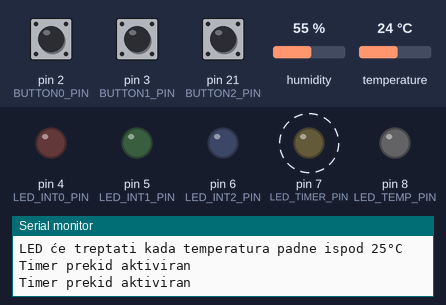
Recording of a sketch running on a simulated Arduino Mega 2560, built with avr-gcc and run on an emulated ATmega2560. On the bench: output pins drawn as LEDs (lit = HIGH), the last lines printed to the serial monitor. Dashed ring = blinking. Inputs (shaded band) come from the test bench; at power-on: pin 2 (BUTTON0_PIN) HIGH, pin 3 (BUTTON1_PIN) HIGH, pin 21 (BUTTON2_PIN) HIGH, temperature 24 °C, humidity 55 %.

Above: at 1.2 s.
1.3 s: pin 2 (BUTTON0_PIN) pulled LOW for 3 s
At 2.05 s:
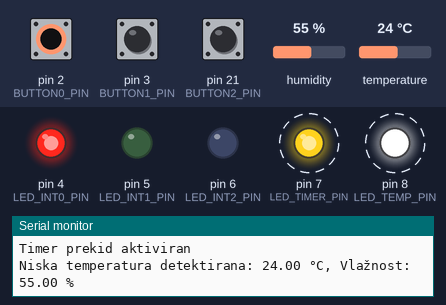
6.6 s: pin 3 (BUTTON1_PIN) pulled LOW for 3 s
At 8.05 s:
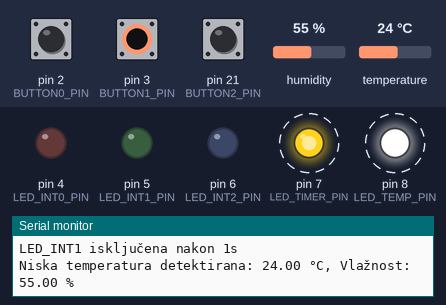
11.9 s: pin 21 (BUTTON2_PIN) pulled LOW for 3 s
At 12.05 s:
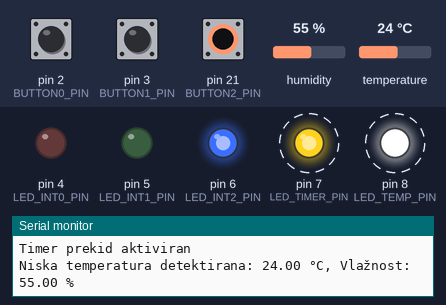
17.2 s: pin 3 (BUTTON1_PIN) pulled LOW for 3 s
At 18.05 s:
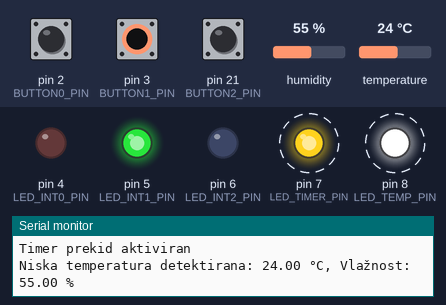
22.5 s: pin 21 (BUTTON2_PIN) pulled LOW for 3 s
At 23.7 s:
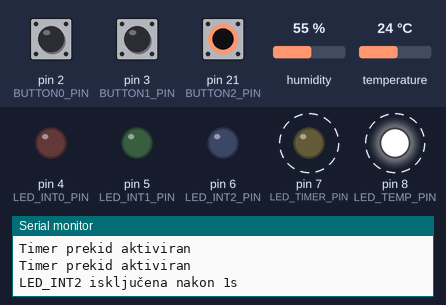
27.8 s: temperature set to 25.7 °C
At 30.8 s:
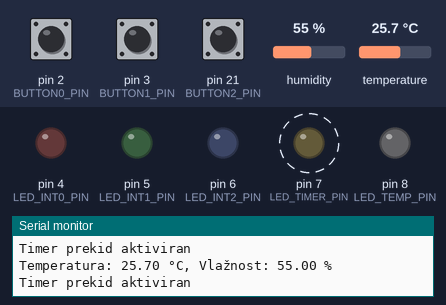
Timing chart, 0 to 34.5 s (numbered marks = the images above; inputs shaded):
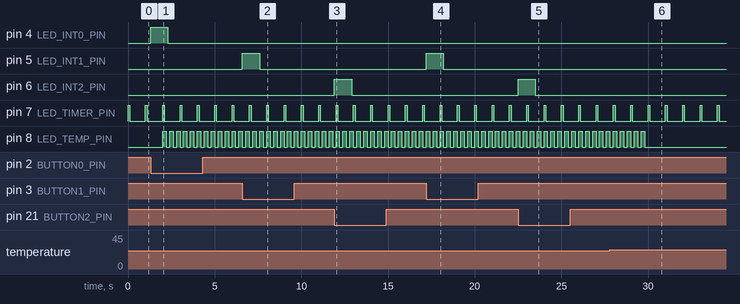

Measured:
- the behaviour switches between 24.9 and 25 °C on temperature (found by bisection; images 5 and 6)
- after the input at 1.3 s, pin 4 (LED_INT0_PIN): LOW → HIGH at once, → LOW 1.0 s later
- after the input at 6.6 s, pin 5 (LED_INT1_PIN): LOW → HIGH at once, → LOW 1.0 s later
- after the input at 11.9 s, pin 6 (LED_INT2_PIN): LOW → HIGH at once, → LOW 1.0 s later
- after the input at 17.2 s, pin 5 (LED_INT1_PIN): LOW → HIGH at once, → LOW 1.0 s later
- after the input at 22.5 s, pin 6 (LED_INT2_PIN): LOW → HIGH at once, → LOW 1.0 s later
- after the input at 27.8 s, pin 8 (LED_TEMP_PIN): goes on until 29.8 s, then stays LOW
- by itself, pin 7 (LED_TIMER_PIN): alternates HIGH for 0.10 s and LOW for 0.90 s

The sketch:

sketch.ino
```cpp
/*
 * SUSTAV S PREKIDIMA ZA ARDUINO
 * ------------------------------
 * Implementacija sustava koji koristi prekide za obradu ulaznih signala s tipkala
 * i DHT22 senzora temperature te generira vizualne indikacije pomoću LED dioda.
 *
 * Glavne funkcionalnosti:
 * - Rukovanje prekidima za 3 tipkala s različitim prioritetima (INT0, INT1, INT2)
 * - Generiranje tajmerskog prekida svakih 1 sekundu (TIMER1)
 * - Mjerenje temperature pomoću DHT22 digitalnog senzora
 * - Vizualna indikacija događaja kroz različite LED diode
 * - Poštivanje prioriteta prekida: TIMER1 > INT0 > INT1 > INT2 > senzor temperature
 */

// Uključivanje DHT biblioteke
#include <DHT.h>

// ======================= DEFINICIJE PINOVA =======================
// Pinovi za tipkala - svaki povezan s odgovarajućim interrupt pinom
const int BUTTON0_PIN = 2;  // INT0 - visoki prioritet
const int BUTTON1_PIN = 3;  // INT1 - srednji prioritet
const int BUTTON2_PIN = 21; // INT2 - niski prioritet (dostupan na Arduino Mega)

// Pinovi za LED diode - svaka LED signalizira odgovarajući događaj
const int LED_INT0_PIN = 4;  // LED za BUTTON0 prekid
const int LED_INT1_PIN = 5;  // LED za BUTTON1 prekid
const int LED_INT2_PIN = 6;  // LED za BUTTON2 prekid
const int LED_TIMER_PIN = 7; // LED za Timer prekid
const int LED_TEMP_PIN = 8;  // LED za temperaturni senzor

// Pin za DHT22 senzor
#define DHTPIN 9      // Digitalni pin na koji je spojen DHT22
#define DHTTYPE DHT22 // Tip DHT senzora (DHT22)

// Inicijalizacija DHT senzora
DHT dht(DHTPIN, DHTTYPE);

// ======================= STATUSNE VARIJABLE =======================
// Volatile oznaka je ključna jer se ove varijable mijenjaju unutar prekidnih rutina (ISR)
// i treba osigurati da kompajler ne optimizira pristup ovim varijablama
volatile bool led_int0_active = false; // Prati je li LED za BUTTON0 trenutno aktivna
volatile bool led_int1_active = false; // Prati je li LED za BUTTON1 trenutno aktivna
volatile bool led_int2_active = false; // Prati je li LED za BUTTON2 trenutno aktivna
volatile bool led_timer_active = false; // Prati je li LED za Timer trenutno aktivna
volatile bool led_temp_active = false; // Prati treba li LED za temperaturu treptati

// ======================= VREMENSKI MARKERI =======================
// Varijable za praćenje vremena aktivacije pojedinih događaja
// Koriste se za implementaciju neblokirajućeg rada - alternative za delay()
volatile unsigned long led_int0_start_time = 0;   // Vrijeme kada je aktivirana LED za BUTTON0
volatile unsigned long led_int1_start_time = 0;   // Vrijeme kada je aktivirana LED za BUTTON1
volatile unsigned long led_int2_start_time = 0;   // Vrijeme kada je aktivirana LED za BUTTON2
volatile unsigned long led_timer_start_time = 0;  // Vrijeme kada je aktivirana LED za Timer
volatile unsigned long last_temp_check_time = 0;  // Zadnje vrijeme provjere temperature
volatile unsigned long last_temp_toggle_time = 0; // Zadnje vrijeme promjene stanja LED temperature

// ======================= DEBOUNCE MEHANIZAM =======================
// Varijable za implementaciju debounce mehanizma za tipkala
// Sprječavaju višestruko aktiviranje prekida zbog mehaničkog odbijanja kontakata
volatile unsigned long last_button0_time = 0; // Zadnje vrijeme pritiska BUTTON0
volatile unsigned long last_button1_time = 0; // Zadnje vrijeme pritiska BUTTON1
volatile unsigned long last_button2_time = 0; // Zadnje vrijeme pritiska BUTTON2
const unsigned long DEBOUNCE_DELAY = 200;     // Minimalno vrijeme između dva pritiska (200ms)

// ======================= KONSTANTE ZA TRAJANJA =======================
// Definicije trajanja za različite događaje i intervale
const unsigned long LED_BLINK_DURATION = 1000;    // Trajanje svijetljenja LED dioda nakon pritiska tipke (1s)
const unsigned long TIMER_LED_DURATION = 100;     // Trajanje svijetljenja Timer LED diode (100ms)
const unsigned long TEMP_CHECK_INTERVAL = 2000;   // Interval provjere temperature (2s za DHT22)
const unsigned long TEMP_BLINK_INTERVAL = 200;    // Interval treptanja LED diode temperature (200ms)
const float TEMP_THRESHOLD = 25.0;                // Prag temperature za aktiviranje upozorenja (25°C)

// ======================= MJERENJE TEMPERATURE =======================
// Varijable za pohranu izmjerenih vrijednosti
volatile float temperature = 0.0; // Trenutno izmjerena temperatura u °C
volatile float humidity = 0.0;    // Trenutno izmjerena vlažnost zraka u %

// ======================= INTERRUPT SERVICE RUTINE (ISR) =======================

/*
 * ISR za BUTTON0 (INT0) - visoki prioritet prekida
 * Aktivira LED_INT0 na 1 sekundu prilikom pritiska tipkala
 * Implementira debounce mehanizam da spriječi višestruka aktiviranja
 */
void button0_ISR() {
  unsigned long current_time = millis();
  // Provjera je li prošlo dovoljno vremena od zadnjeg pritiska (debounce)
  if (current_time - last_button0_time > DEBOUNCE_DELAY) {
    last_button0_time = current_time;  // Ažuriranje vremena zadnjeg pritiska
    led_int0_active = true;            // Označavanje da je LED aktivna
    led_int0_start_time = current_time; // Bilježenje vremena aktivacije
    digitalWrite(LED_INT0_PIN, HIGH);   // Uključivanje LED diode
  }
}

/*
 * ISR za BUTTON1 (INT1) - srednji prioritet prekida
 * Aktivira LED_INT1 na 1 sekundu prilikom pritiska tipkala
 * Implementira debounce mehanizam da spriječi višestruka aktiviranja
 */
void button1_ISR() {
  unsigned long current_time = millis();
  if (current_time - last_button1_time > DEBOUNCE_DELAY) {
    last_button1_time = current_time;
    led_int1_active = true;
    led_int1_start_time = current_time;
    digitalWrite(LED_INT1_PIN, HIGH);
  }
}

/*
 * ISR za BUTTON2 (INT2) - niski prioritet prekida
 * Aktivira LED_INT2 na 1 sekundu prilikom pritiska tipkala
 * Implementira debounce mehanizam da spriječi višestruka aktiviranja
 */
void button2_ISR() {
  unsigned long current_time = millis();
  if (current_time - last_button2_time > DEBOUNCE_DELAY) {
    last_button2_time = current_time;
    led_int2_active = true;
    led_int2_start_time = current_time;
    digitalWrite(LED_INT2_PIN, HIGH);
  }
}

/*
 * ISR za Timer1 prekid - najviši prioritet
 * Aktivira LED_Timer na kratko (100ms) svake sekunde
 * Poziva se automatski kada Timer1 dostigne konfigurirani compare match
 */
void timer1_ISR() {
  unsigned long current_time = millis();
  led_timer_active = true;
  led_timer_start_time = current_time;
  digitalWrite(LED_TIMER_PIN, HIGH);
}

/*
 * Funkcija za inicijalizaciju Timer1
 * Konfigurira Timer1 da generira prekid svake 1 sekunde
 * Koristi CTC (Clear Timer on Compare Match) mode
 */
void setupTimer1() {
  cli(); // Isključi prekide tijekom konfiguracije (Critical Section)

  // Resetiranje registara Timer1
  TCCR1A = 0; // Timer/Counter Control Register A
  TCCR1B = 0; // Timer/Counter Control Register B
  TCNT1 = 0;  // Timer/Counter početna vrijednost

  // Postavi Compare Match Register (OCR1A) za 1Hz frekvenciju prekida
  // Formula: OCR1A = (CPU_freq / (prescaler * desired_freq)) - 1
  // Za 16MHz CPU, prescaler 1024 i 1Hz: OCR1A = (16MHz / (1024 * 1Hz)) - 1 = 15624
  OCR1A = 15624;

  // Uključi CTC mode (WGM12) - broji do vrijednosti OCR1A i resetira se
  TCCR1B |= (1 << WGM12);

  // Postavi prescaler na 1024 (CS12 i CS10 bitovi)
  TCCR1B |= (1 << CS12) | (1 << CS10);

  // Omogući Timer Compare A prekid
  TIMSK1 |= (1 << OCIE1A);

  sei(); // Ponovno uključi prekide
}

/*
 * Funkcija za čitanje temperature s DHT22 senzora
 * Vraća true ako je očitanje uspješno, false ako nije
 */
bool readDHT22() {
  // Čitanje temperature i vlažnosti
  humidity = dht.readHumidity();
  temperature = dht.readTemperature();

  // Provjera jesu li očitanja valjana (nisu NaN)
  if (isnan(temperature) || isnan(humidity)) {
    Serial.println("Greška u čitanju s DHT22 senzora!");
    return false;
  }

  return true;
}

/*
 * Setup funkcija - inicijalizacija sustava
 * Postavlja konfiguraciju pinova, prekida i početnih stanja
 */
void setup() {
  // Inicijalizacija serijske komunikacije za debugging
  Serial.begin(9600);

  // Inicijalizacija DHT senzora
  dht.begin();

  // Konfiguracija pinova
  pinMode(BUTTON0_PIN, INPUT_PULLUP);  // Pullup otpornici aktiviraju prekid kad se pin spoji na GND
  pinMode(BUTTON1_PIN, INPUT_PULLUP);
  pinMode(BUTTON2_PIN, INPUT_PULLUP);
  pinMode(LED_INT0_PIN, OUTPUT);
  pinMode(LED_INT1_PIN, OUTPUT);
  pinMode(LED_INT2_PIN, OUTPUT);
  pinMode(LED_TIMER_PIN, OUTPUT);
  pinMode(LED_TEMP_PIN, OUTPUT);

  // Postavi početna stanja LED dioda na isključeno
  digitalWrite(LED_INT0_PIN, LOW);
  digitalWrite(LED_INT1_PIN, LOW);
  digitalWrite(LED_INT2_PIN, LOW);
  digitalWrite(LED_TIMER_PIN, LOW);
  digitalWrite(LED_TEMP_PIN, LOW);

  // Konfiguracija prekida za tipkala
  // FALLING detekcija - prekid se aktivira kad pin prijeđe iz HIGH u LOW
  // Ovo se događa kad se tipkalo pritisne jer su pinovi konfigurirani s pullup otpornicima
  attachInterrupt(digitalPinToInterrupt(BUTTON0_PIN), button0_ISR, FALLING);
  attachInterrupt(digitalPinToInterrupt(BUTTON1_PIN), button1_ISR, FALLING);
  attachInterrupt(digitalPinToInterrupt(BUTTON2_PIN), button2_ISR, FALLING);

  // Konfiguracija Timer1 prekida za generiranje prekida svake 1s
  setupTimer1();

  Serial.println("Sustav inicijaliziran!");
  Serial.println("DHT22 senzor temperature i vlažnosti spojen na pin 9");
  Serial.println("LED će treptati kada temperatura padne ispod 25°C");
}

/*
 * Glavna petlja (loop) - kontinuirano izvršavanje programa
 * Upravlja LED diodama i provjerava temperaturu
 * Koristi neblokirajuće tehnike s millis() umjesto delay()
 */
void loop() {
  // Dohvati trenutno vrijeme za upravljanje vremenski ovisnim događajima
  unsigned long current_time = millis();

  // -------- Upravljanje LED_INT0 (BUTTON0) --------
  if (led_int0_active && (current_time - led_int0_start_time >= LED_BLINK_DURATION)) {
    led_int0_active = false;              // LED više nije aktivna
    digitalWrite(LED_INT0_PIN, LOW);      // Isključi LED
    Serial.println("LED_INT0 isključena nakon 1s");
  }

  // -------- Upravljanje LED_INT1 (BUTTON1) --------
  if (led_int1_active && (current_time - led_int1_start_time >= LED_BLINK_DURATION)) {
    led_int1_active = false;
    digitalWrite(LED_INT1_PIN, LOW);
    Serial.println("LED_INT1 isključena nakon 1s");
  }

  // -------- Upravljanje LED_INT2 (BUTTON2) --------
  if (led_int2_active && (current_time - led_int2_start_time >= LED_BLINK_DURATION)) {
    led_int2_active = false;
    digitalWrite(LED_INT2_PIN, LOW);
    Serial.println("LED_INT2 isključena nakon 1s");
  }

  // -------- Upravljanje LED_Timer (TIMER1) --------
  if (led_timer_active && (current_time - led_timer_start_time >= TIMER_LED_DURATION)) {
    led_timer_active = false;
    digitalWrite(LED_TIMER_PIN, LOW);
    Serial.println("Timer prekid aktiviran");
  }

  // -------- Mjerenje temperature s DHT22 i upravljanje LED_Temp --------
  // Periodično mjerenje temperature (svakih 2000ms) - najmanjeg prioriteta
  // DHT22 ne bi trebalo očitavati češće od 2 sekunde
  if (current_time - last_temp_check_time >= TEMP_CHECK_INTERVAL) {
    last_temp_check_time = current_time;

    // Očitaj temperaturu i vlažnost
    if (readDHT22()) {
      // Provjeri je li temperatura ispod praga
      if (temperature < TEMP_THRESHOLD) {
        // Temperatura je ispod praga - aktiviraj treptanje LED
        led_temp_active = true;
        Serial.print("Niska temperatura detektirana: ");
        Serial.print(temperature);
        Serial.print(" °C, Vlažnost: ");
        Serial.print(humidity);
        Serial.println(" %");
      } else {
        // Temperatura je iznad praga - isključi LED
        led_temp_active = false;
        digitalWrite(LED_TEMP_PIN, LOW);

        Serial.print("Temperatura: ");
        Serial.print(temperature);
        Serial.print(" °C, Vlažnost: ");
        Serial.print(humidity);
        Serial.println(" %");
      }
    }
  }

  // -------- Upravljanje treptanjem LED_Temp --------
  // Ako je temperatura niska, LED treperi svakih 200ms
  if (led_temp_active) {
    if (current_time - last_temp_toggle_time >= TEMP_BLINK_INTERVAL) {
      last_temp_toggle_time = current_time;
      // Toggle LED stanje (ON->OFF ili OFF->ON)
      digitalWrite(LED_TEMP_PIN, !digitalRead(LED_TEMP_PIN));
    }
  }
}

/*
 * Timer1 Compare Match A Interrupt Service Routine
 * Automatski se poziva kad Timer1 dostigne vrijednost OCR1A
 * Interno povezan s timer1_ISR() funkcijom
 */
ISR(TIMER1_COMPA_vect) {
  timer1_ISR();
}
```
